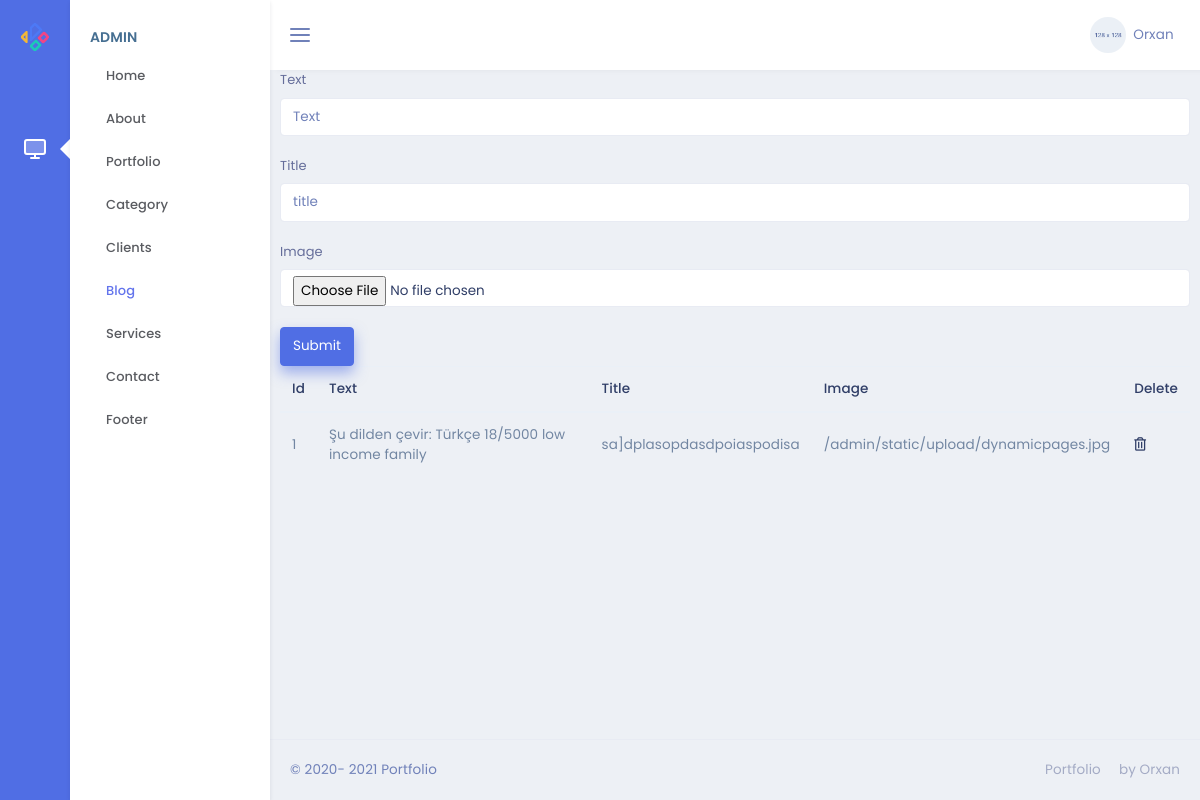
The app's page /admin/blog, older data.
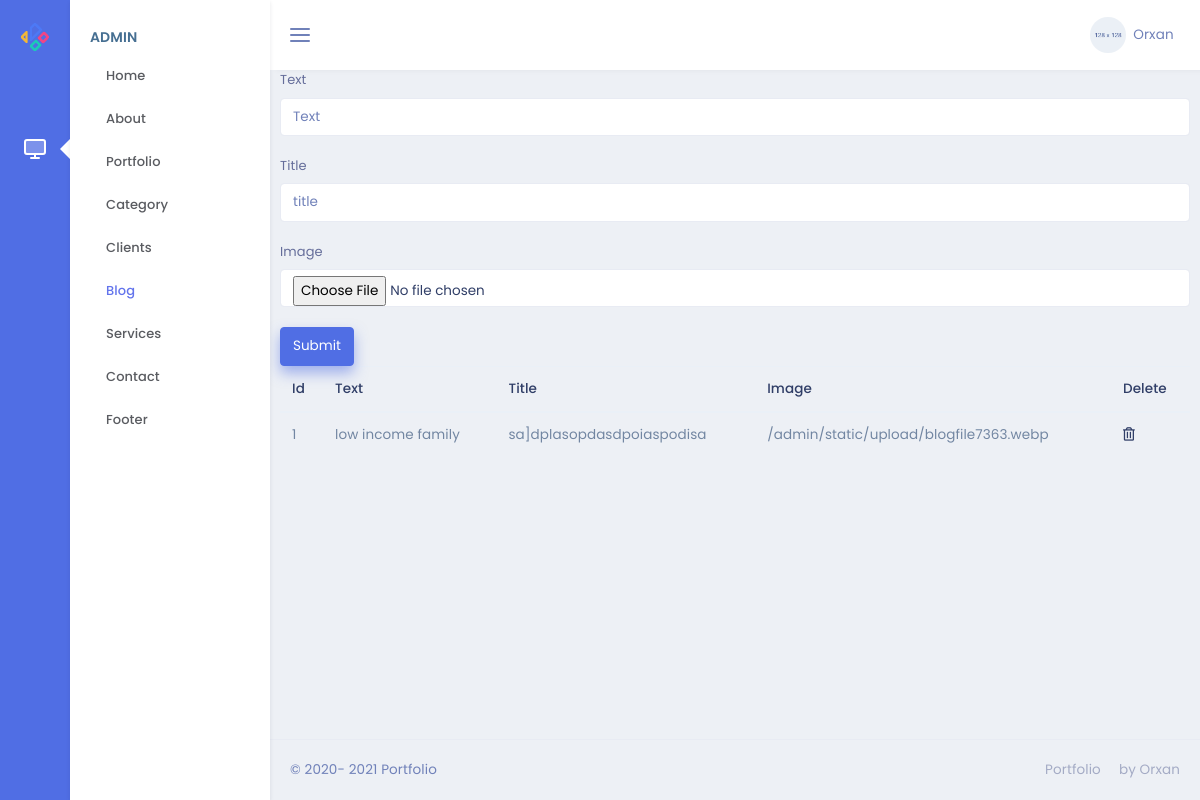
The same page, newer data.
### models.py (models this page shows)
class Blog(db.Model):
    id=db.Column(db.Integer,primary_key=True)
    text=db.Column(db.String(50),nullable=False)
    title=db.Column(db.String(50))
    image=db.Column(db.String)
    time=db.Column(db.DateTime)

### admin/routes.py (the view, shortened to what this page needs)
@admin.route('/blog' , methods=["POST","GET"])
def blog():
    blg=Blog.query.all()
    return render_template('admin/Blog/blog.html',blg=blg)

### admin/templates/admin/Blog/blog.html
{% extends "admin/base.html" %}
{% block content %}
<form action="/admin/blog" method="POST"   enctype="multipart/form-data">
    <div class="form-group">
        <label for="text">Text</label>
        <input type="text" class="form-control" name="text" id="text" placeholder="Text">
    </div>
    <div class="form-group">
        <label for="title">Title</label>
        <input type="text" class="form-control" name="title" id="title" placeholder="title">
    </div>
    <div class="form-group">
        <label for="image">Image</label>
        <input type="file" class="form-control" name="image" id="image" placeholder="image">
    </div>
    <button type="submit" class="btn btn-primary">Submit</button>
</form>
<table class="table">
    <thead>
        <tr>
            <th scope="col">Id</th>
            <th scope="col">Text</th>
            <th scope="col">Title</th>
            <th scope="col">Image</th>
            <th scope="col">Delete</th>
        </tr>
    </thead>
    <tbody>
        {% for i in blg %}
        <tr>
            <td>{{i.id}}</td>
            <td>{{i.text}}</td>
            <td>{{i.title}}</td>
            <td>{{i.image}}</td>
            <td><a href="/admin/blog/{{i.id}}"><i class="far fa-trash-alt"></i></a></td>
        </tr>
        {% endfor %}
        </tbody>
</table>
{% endblock %}

Row changes from the older to the newer data that the page shows:
changed Blog "sa]dplasopdasdpoiaspodisa": text "Şu dilden çevir: Türkçe 18/5000 low income family" → "low income family"; image "/admin/static/upload/dynamicpages.jpg" → "/admin/static/upload/blogfile7363.webp"
